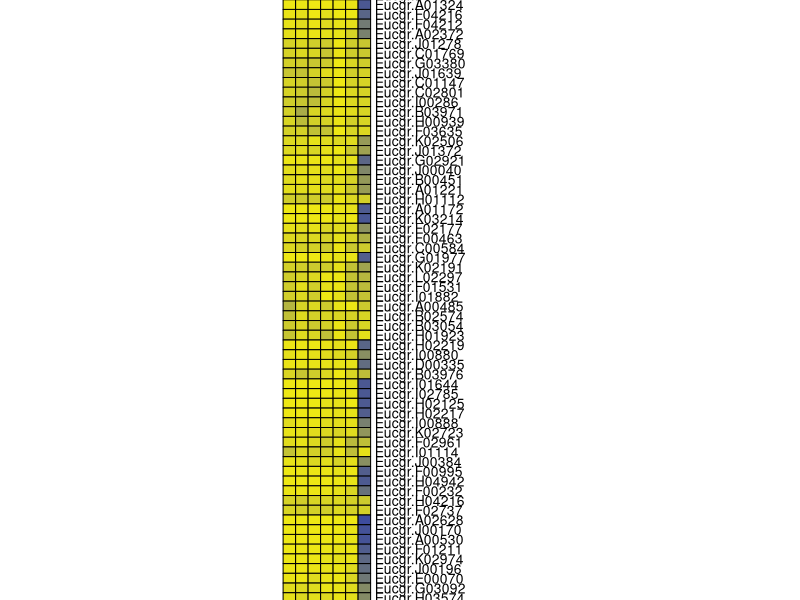
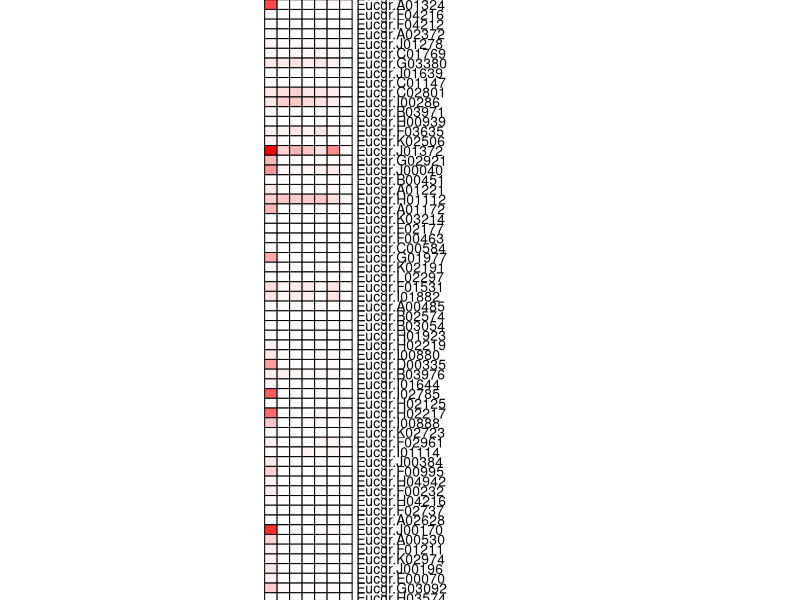

These charts were generated, in order, by the following R code:
library(pheatmap)

Relative_RPKM <- read.table("Relative_RPKM.txt", header = TRUE, row.names = 1, sep = "\t")

pheatmap(Relative_RPKM, 
         scale = "none",
         color = colorRampPalette(c("#eee814", "#3d4c9e"))(100),
         cluster_row = FALSE, cluster_col = FALSE,
         cellwidth = 9, cellheight = 7,
         border_color = "black")

Absolute_RPKM <- read.table("Absolute_RPKM.txt", header = TRUE, row.names = 1, sep = "\t")

pheatmap(Absolute_RPKM, 
         scale = "none",
         color = colorRampPalette(c("white", "red"))(100),
         cluster_row = FALSE, cluster_col = FALSE,
         cellwidth = 9, cellheight = 7,
         border_color = "black")
